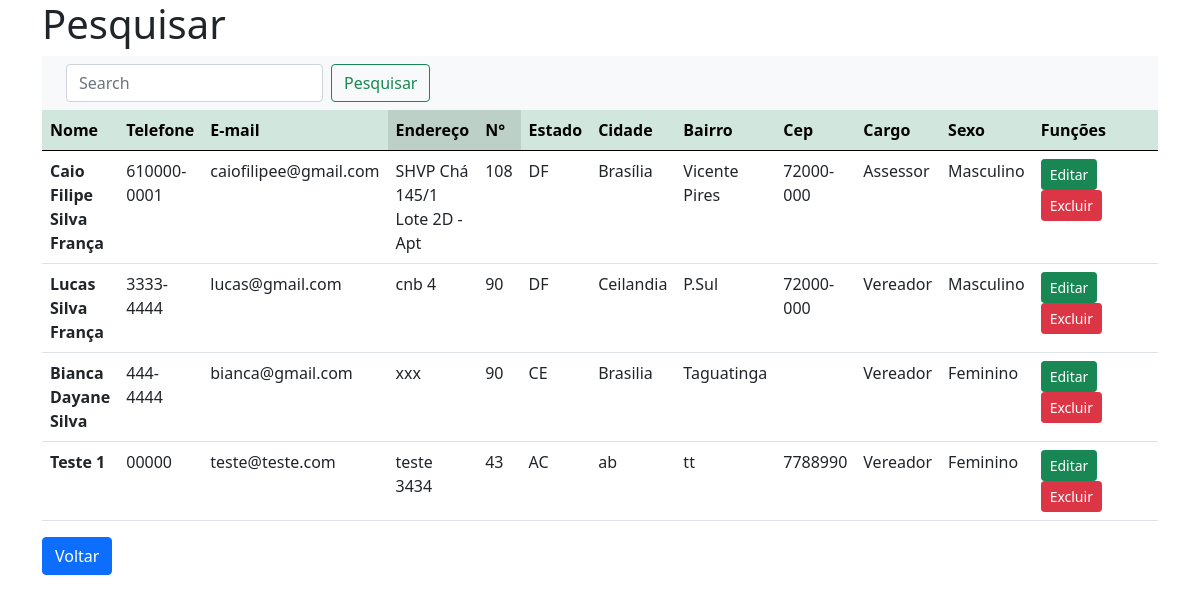
Page /restrito/pesquisar.php (signed in) on the committed database.
### tables this page shows
CREATE TABLE `formulario` (
    `cod_pessoa` int(11) NOT NULL,
    `nome` varchar(150) NOT NULL,
    `telefone` varchar(50) NOT NULL,
    `email1` varchar(150) NOT NULL,
    `email2` varchar(150) NOT NULL,
    `endereco` varchar(200) NOT NULL,
    `numero` int(50) NOT NULL,
    `estado` varchar(20) NOT NULL,
    `cidade` varchar(100) NOT NULL,
    `bairro` varchar(100) NOT NULL,
    `cep` varchar(20) NOT NULL,
    `cargo` varchar(50) NOT NULL,
    `sexo` varchar(30) NOT NULL
);

### restrito/pesquisar.php (the view, shortened to what this page needs)
<!doctype html>
<html lang="en">
  <head>
    <link rel='stylesheet' href='stylesheet.css'>
    <link rel="stylesheet" href="css/bootstrap.min.css">
  </head>
  <body>
  <?php
      $pesquisar = $_POST['busca'] ??'';
      include "conexao.php";
     $sql = "SELECT * FROM formulario WHERE nome LIKE '%$pesquisar%'";
    $dados = mysqli_query($conn, $sql);
  ?>
     <div class= "container">
        <div class= "row">
            <div class="col">
                <h1>Pesquisar</h1>
                <nav class="navbar navbar-light bg-light">
                <div class="container-fluid">
                  <form class="d-flex" action="pesquisar.php" method="POST">
                    <input class="form-control me-2" type="search" placeholder="Search" aria-label="Search" name="busca" autofocus>
                    <button class="btn btn-outline-success" type="submit">Pesquisar</button>
                  </form>
                </div>
              </nav>
              <table class="table  table-hover">
                  <thead class="table-success">
                      <tr>
                        <th scope="col">Nome</th>
                        <th scope="col">Telefone</th>
                        <th scope="col">E-mail</th>
                        <th scope="col" class="table-active">Endereço</th>
                        <th scope="col" class="table-active">N°</th>
                        <th scope="col">Estado</th>
                        <th scope="col">Cidade</th>
                        <th scope="col">Bairro</th>
                        <th scope="col">Cep</th>
                        <th scope="col">Cargo</th>
                        <th scope="col">Sexo</th>
                        <th scope="col">Funções</th>
                      </tr>
                  </thead>
                        <tbody>
                        <?php
                        while ($linha = mysqli_fetch_assoc($dados)) {
                          $cod_pessoa = $linha['cod_pessoa'];
                          $nome = $linha['nome'];
                          $telefone = $linha['telefone'];
                          $email1 = $linha['email1'];
                          $endereco = $linha['endereco'];
                          $numero = $linha['numero'];
                          $estado = $linha['estado'];
                          $cidade = $linha['cidade'];
                          $bairro = $linha['bairro'];
                          $cep = $linha['cep'];
                          $cargo = $linha['cargo'];
                          $sexo = $linha['sexo'];
                          echo "<tr>
                                  <th scope='row'>$nome</th>
                                  <td>$telefone</td>
                                  <td>$email1</td>
                                  <td>$endereco</td>
                                  <td>$numero</td>
                                  <td>$estado</td>
                                  <td>$cidade</td>
                                  <td>$bairro</td>
                                  <td>$cep</td>
                                  <td>$cargo</td>
                                  <td>$sexo</td>
                                  <td width=140px>
                                    <a href='pesquisar_edit.php?id=$cod_pessoa' class='btn btn-success btn-sm'>Editar</a>
                                    <a href='#' class='btn btn-danger btn-sm' data-bs-toggle='modal' data-bs-target='#confirma'
                                    onclick=" .'"' ."pegar_dados($cod_pessoa, '$nome')" .'"' .">Excluir</a>
                                  </td>
                                </tr>";
                        }
                        ?>
                        </tbody>
              </table>
                 <a class="btn btn-primary" href="index.php" class="btn btn-secondary" >Voltar</a>
            </div>
        </div>
    </div>
  </body>
</html>

### restrito/stylesheet.css (style rules this page uses)
body { background-size: cover; background-color: #08558b; }
#footer, a { text-align: left; }

### rows in the picture
formulario: nome "Caio Filipe Silva França", telefone "610000-0001", email1 "caiofilipee@gmail.com", endereco "SHVP Chá 145/1 Lote 2D - Apt", numero "108", estado "DF", cidade "Brasília", bairro "Vicente Pires", cep "72000-000", cargo "Assessor", sexo "Masculino"
formulario: nome "Lucas Silva França", telefone "3333-4444", email1 "lucas@gmail.com", endereco "cnb 4", numero "90", estado "DF", cidade "Ceilandia", bairro "P.Sul", cep "72000-000", cargo "Vereador", sexo "Masculino"
formulario: nome "Bianca Dayane Silva", telefone "444-4444", email1 "bianca@gmail.com", endereco "xxx", numero "90", estado "CE", cidade "Brasilia", bairro "Taguatinga", cargo "Vereador", sexo "Feminino"
formulario: nome "Teste 1", telefone "00000", email1 "teste@teste.com", endereco "teste 3434", numero "43", estado "AC", cidade "ab", bairro "tt", cep "7788990", cargo "Vereador", sexo "Feminino"
